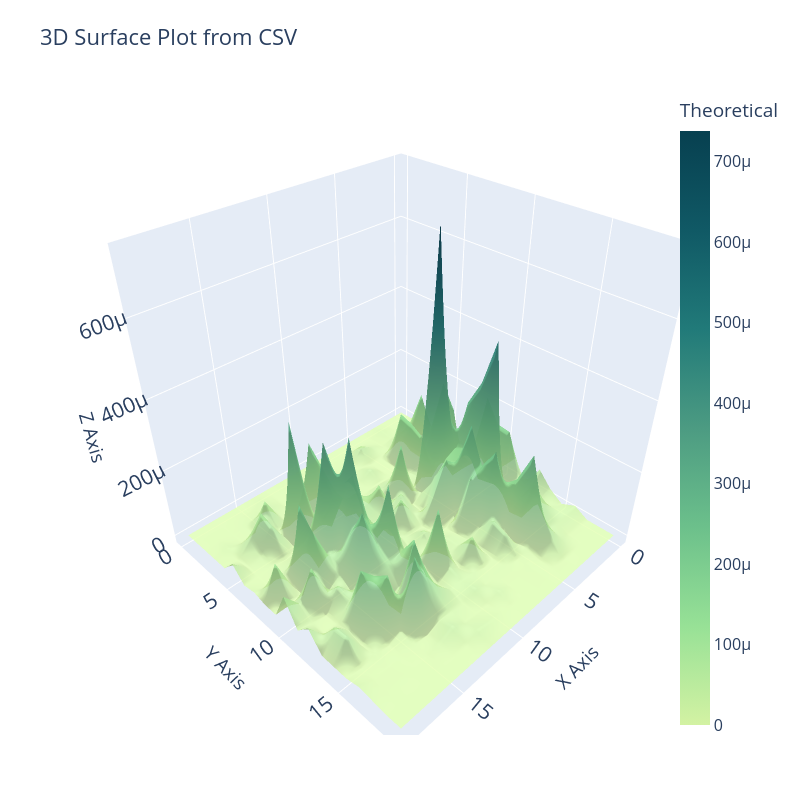

Write notebook code for a chart like this one.
### Code cell
fig = go.Figure()
fig.add_trace(go.Surface(
    z=np.square(model - experiment_noiseless), 
    colorscale='Emrld',
    opacity=.8,
    name='Model',
    colorbar=dict(title='Theoretical', x=0.9)
))
# Customize the layout for better visualization
fig.update_layout(
    title='3D Surface Plot from CSV',
    autosize=False,
    width=800,
    height=800,
    margin=dict(l=65, r=50, b=65, t=90),
    scene=dict(
        xaxis_title='X Axis',
        yaxis_title='Y Axis',
        zaxis_title='Z Axis'
    ),
    # --- NUEVO: Aumentar tamaño de fuente ---
    font=dict(size=16) 
)

# Display the plot
fig.show()

### Figure 1 — Plotly figure (JSON) as saved in the notebook; plotly's stock layout.template omitted (floating-point values rounded to 4 significant figures; data arrays with more than 128 entries replaced by an {"elided": "..."} marker saying what was removed)
{"data": [{"colorbar": {"title": {"text": "Theoretical"}, "x": 0.9}, "colorscale": [[0, "rgb(211, 242, 163)"], [0.1667, "rgb(151, 225, 150)"], [0.3333, "rgb(108, 192, 139)"], [0.5, "rgb(76, 155, 130)"], [0.6667, "rgb(33, 122, 121)"], [0.8333, "rgb(16, 89, 101)"], [1, "rgb(7, 64, 80)"]], "name": "Model", "opacity": 0.8, "type": "surface", "z": {"elided": "20x20 float values"}}], "layout": {"autosize": false, "font": {"size": 16}, "height": 800, "margin": {"b": 65, "l": 65, "r": 50, "t": 90}, "scene": {"xaxis": {"title": {"text": "X Axis"}}, "yaxis": {"title": {"text": "Y Axis"}}, "zaxis": {"title": {"text": "Z Axis"}}}, "title": {"text": "3D Surface Plot from CSV"}, "width": 800}}
